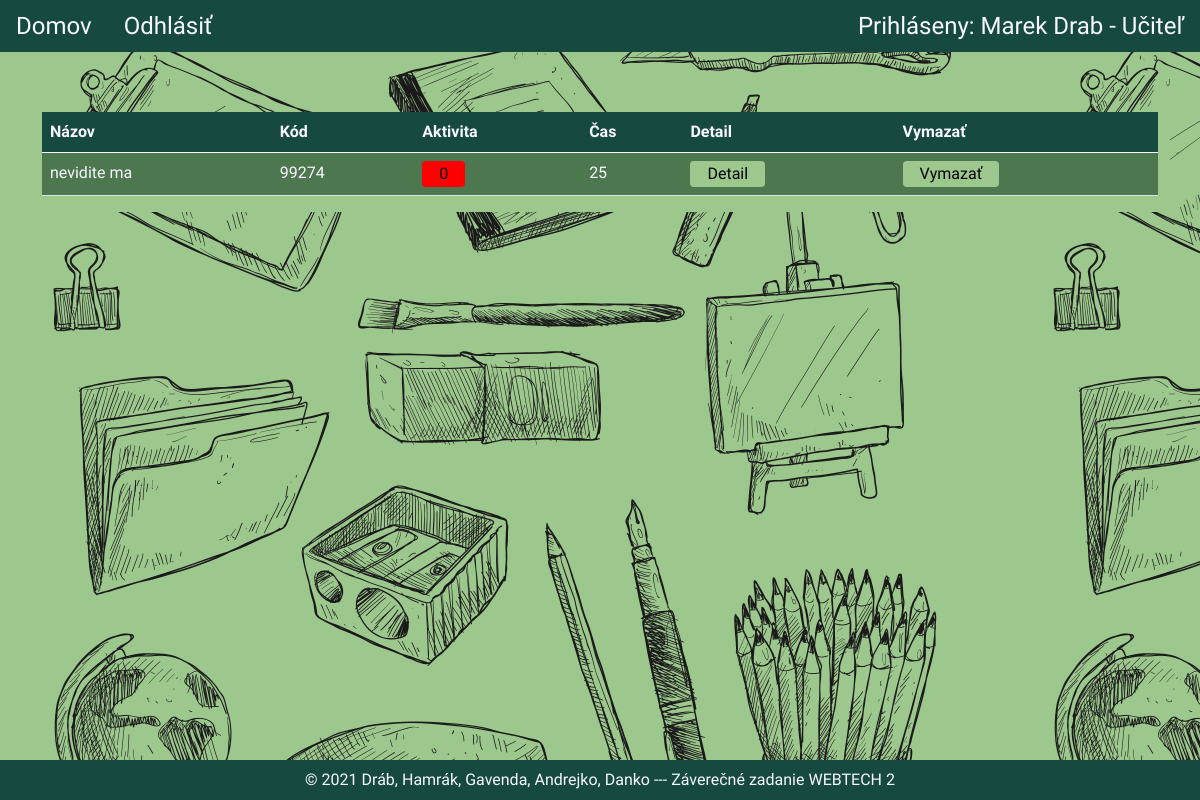
Page /tests.php (signed in) on the earlier database version.
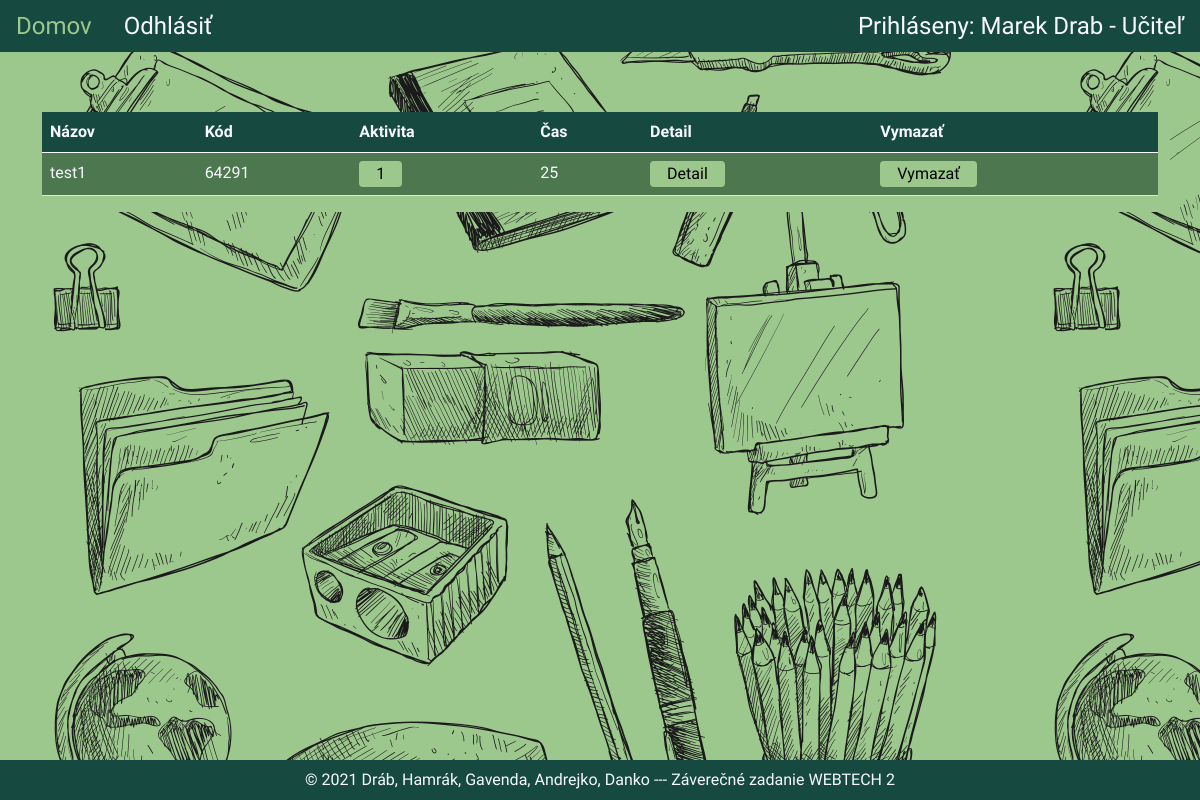
Same page on the later database version.
### tables this page shows
CREATE TABLE `tests` (
  `id` int UNSIGNED NOT NULL,
  `name` varchar(128) NOT NULL,
  `code` int NOT NULL,
  `question_id` varchar(512) DEFAULT NULL,
  `is_active` tinyint(1) DEFAULT NULL,
  `time_limit` int NOT NULL,
  `teacher_id` int NOT NULL
);

### tests.php (the view, shortened to what this page needs)
<?php
require_once "partials/header.php";
$conn = (new Database())->createConnection();
$stmt = $conn->prepare("select * from tests where teacher_id = :teacher_id");
$stmt->bindParam(':teacher_id', $_SESSION['teacher_id']);
$stmt->execute();
$rs = $stmt->fetchAll();
echo getHead('Testy');
echo getHeaderTeacher($_SESSION['name'], $_SESSION['surname'], $_SESSION["loginType"]);?>
<div class="container">
    <div class="row">
        <div class="col-md-12 table-responsive">
            <table class="table" id="tableTest">
                <thead>
                <tr>
                    <td>Názov</td>
                    <td>Kód</td>
                    <td>Aktivita</td>
                    <td>Čas</td>
                    <td>Detail</td>
                    <td>Vymazať</td>
                </tr>
                </thead>
                <tbody>
                <?php
                foreach ($rs as $row) { ?>
                    <tr id="<?php echo $row['code']; ?>">
                        <td><?php echo $row['name']; ?></td>
                        <td class="row-data"><?php echo $row['code']; ?></td>
                        <td>
                            <input class="btn btn-login row-data btn-table <?php echo $row['is_active'] == 1 ? 'is-active' : 'is-inactive' ?>"
                                   type="button" onclick="changeActivity()" value="<?php echo $row['is_active']; ?>">
                        </td>
                        <td><?php echo $row['time_limit']; ?></td>
                        <td><a class="btn btn-login btn-table" href="testOverview.php?code=<?php echo $row['code']; ?>">Detail</a> </td>
                        <td><input type="button" class="btn btn-login btn-table" value="Vymazať" onclick="deleteTest()"></td>
                    </tr>
                <?php } ?>
                </tbody>
            </table>
        </div>
    </div>
</div>
<?php echo getFooter();?>

### partials/header.php (shortened to what this page needs)
<?php
function getHead($pageTitle)
{
    return <<<HTML
<!doctype html>
<html lang="en">
<head>
    <meta charset="UTF-8">
    <meta name="viewport"
          content="width=device-width, user-scalable=no, initial-scale=1.0, maximum-scale=1.0, minimum-scale=1.0">
    <meta http-equiv="X-UA-Compatible" content="ie=edge">
    <title>{$pageTitle}</title>
    <script src="https://ajax.googleapis.com/ajax/libs/jquery/3.5.1/jquery.min.js"></script>
    <script src="https://cdnjs.cloudflare.com/ajax/libs/jsPlumb/2.15.5/js/jsplumb.min.js"></script>
    <link href="https://cdn.jsdelivr.net/npm/bootstrap@5.0.0/dist/css/bootstrap.min.css" rel="stylesheet">
    <script src="https://cdn.jsdelivr.net/npm/bootstrap@5.0.0/dist/js/bootstrap.bundle.min.js"></script>
    <script src="//cdn.datatables.net/1.10.24/js/jquery.dataTables.min.js"></script>
    <link rel="stylesheet" href="//cdn.datatables.net/1.10.24/css/jquery.dataTables.min.css">
    <script src="assets/js/script.js"></script>
    <link rel="stylesheet" href="assets/css/style.css">
    <link rel="stylesheet" href="assets/css/partials/margins.css">
    <link href="https://fonts.googleapis.com/css?family=Quicksand:300,500" rel="stylesheet">
    <script src="assets/drawingboard.js-master/dist/drawingboard.js"></script>
    <link rel="stylesheet" type="text/css" href="assets/drawingboard.js-master/dist/drawingboard.css">
    <link rel="stylesheet" type="text/css" href="https://cdnjs.cloudflare.com/ajax/libs/mathquill/0.10.1/mathquill.min.css">
    <script src="https://cdnjs.cloudflare.com/ajax/libs/mathquill/0.10.1/mathquill.min.js" type="text/javascript"></script>
</head>
<body>
HTML;
}
function getHeaderTeacher($name, $surname, $typeLogin){
    return <<<HTML
<header>
    <ul class="nav">
        <li class="nav-item">
            <a class="nav-link active" aria-current="page" href="domov.php">Domov</a>
        </li>
        <li class="nav-item">
            <a class="nav-link" href="logout.php">Odhlásiť</a>
        </li>
    </ul>
    <ul class="nav">
        <li class="nav-item navRight">
            <span id="noHover" class="nav-link"><b>Prihláseny:</b> $name $surname - $typeLogin</span>
        </li>
    </ul>
</header>
HTML;
}
function getFooter(){
    return <<<HTMl
<footer>
    <span>&copy; 2021 Dráb, Hamrák, Gavenda, Andrejko, Danko  ---  Záverečné zadanie WEBTECH 2</span>
</footer>
</body>
</html>
HTMl;
}

Differences in the rows shown:
removed tests: name "nevidite ma", code "99274", is_active "0", time_limit "25"
added tests: name "test1", code "64291", is_active "1", time_limit "25"
